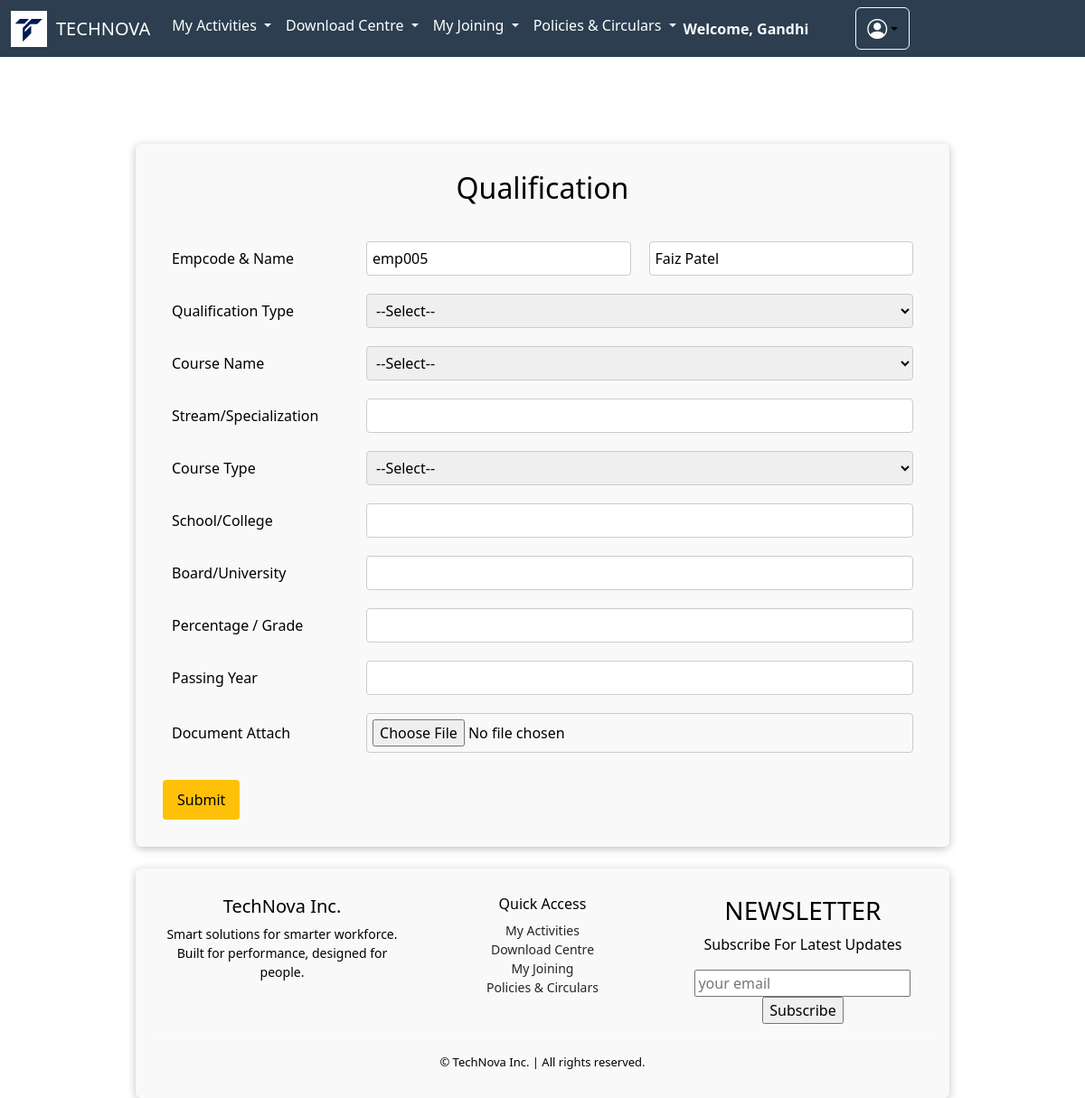
Before: /qualification/ (signed in) with the older database file.
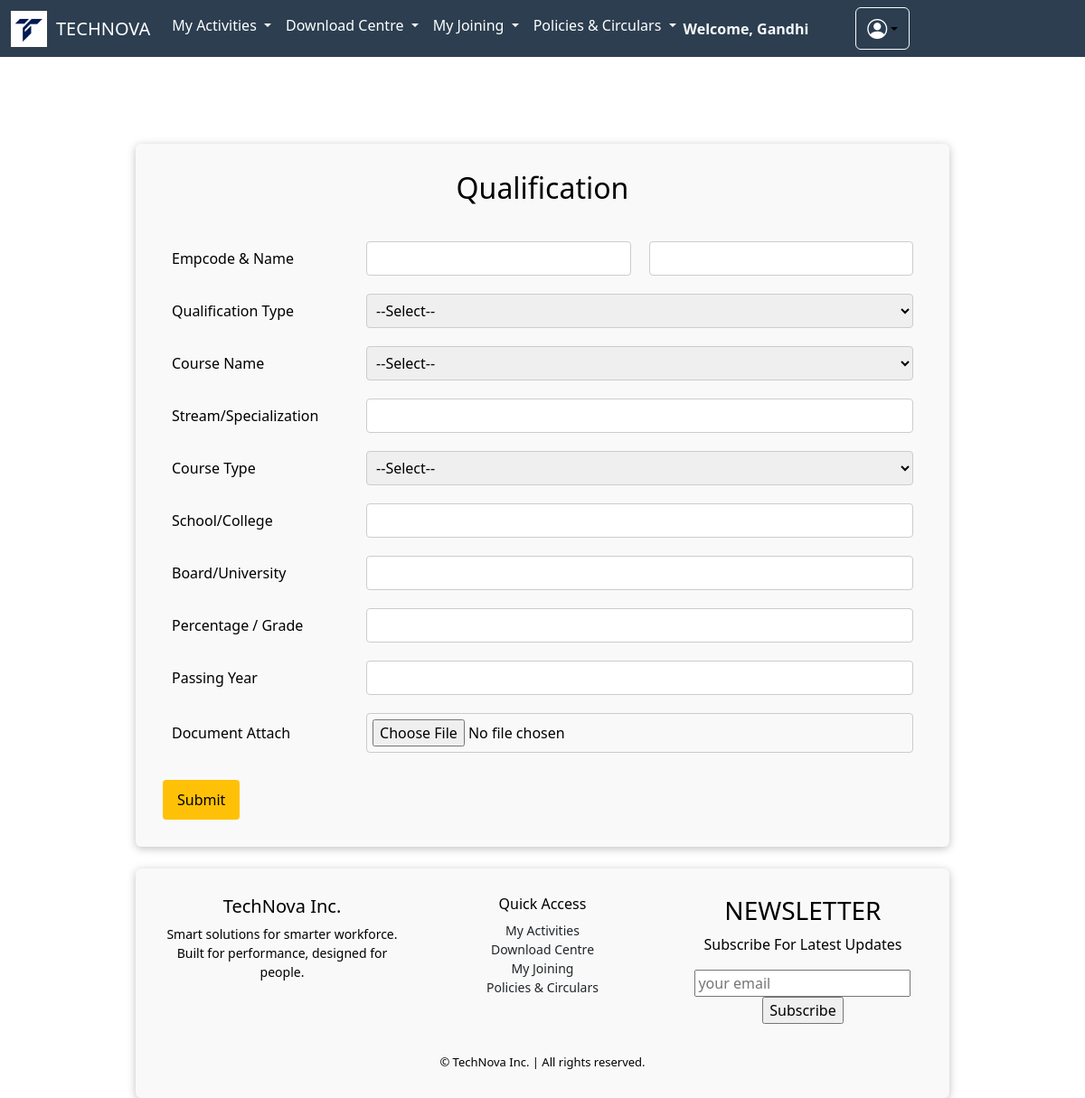
After: the same page with the newer database file.
### apps/dashboard/models.py (models this page shows, shortened)
class BaseClass(models.Model):
    id = models.UUIDField(primary_key=True, default=uuid.uuid4, editable=False)
    created_at = models.DateTimeField(auto_now_add=True)
    updated_at = models.DateTimeField(auto_now=True)
    class Meta:
        abstract = True

class Employee(BaseClass):
    employee_id = models.CharField(max_length=10, unique=True, blank=True)
    first_name = models.CharField(max_length=255,null=False,blank=False)
    last_name = models.CharField(max_length=255,null=False,blank=False)
    company_email = models.EmailField(unique=True,null=False,blank=False)
    pvt_email = models.EmailField(unique=True,null=False,blank=False)
    mobile = models.CharField(max_length=15,null=False,blank=False)
    password = models.CharField(max_length=8, blank=True,null=False)
    doj = models.DateField(verbose_name="Date of Joining",null=False,blank=False)
    dob = models.DateField(verbose_name="Date of Birth", default="2000-01-01")
    location = models.CharField(max_length=100, blank=True, null=True)
    designation = models.CharField(max_length=100, blank=True, null=True)
    department = models.CharField(max_length=100, blank=True, null=True)
    manager = models.CharField(max_length=100, blank=True, null=True)
    photo = models.ImageField(upload_to='employee_photos/', default='default.jpg')

### apps/dashboard/views.py (the view, shortened to what this page needs)
# urls.py: path('qualification/', qualification_form, name='qualification'),
def qualification_form(request):
    employee_id = request.session.get('employee_id')
    employee = Employee.objects.filter(employee_id=employee_id).first()  # Use session or login in real case
    return render(request, 'dashboard/qualification_form.html', {'employee': employee})

### apps/dashboard/templates/dashboard/qualification_form.html (shortened to what this page needs)
{% extends 'dashboard/basetwo.html' %}
{% block body %}
<br></br>
<div class="container">
    <h2>Qualification</h2>
    <form method="POST" enctype="multipart/form-data">
        <table>
            <tr>
                <td>Empcode & Name</td>
                <td><input type="text" value="{{ employee.employee_id }}" readonly></td>
                <td><input type="text" value="{{ employee.first_name }} {{ employee.last_name }}" readonly></td>
            </tr>
            <tr>
                <td>Qualification Type</td>
                <td colspan="2">
                    <select name="qualification_type" required>
                        <option value="">--Select--</option>
                    </select>
                </td>
            </tr>
            <tr>
                <td>Course Name</td>
                <td colspan="2">
                    <select name="course_name" required>
                        <option value="">--Select--</option>
                    </select>
                </td>
            </tr>
            <tr>
                <td>Stream/Specialization</td>
                <td colspan="2"><input type="text" name="specialization"></td>
            </tr>
            <tr>
                <td>Course Type</td>
                <td colspan="2">
                    <select name="course_type" required>
                        <option value="">--Select--</option>
                    </select>
                </td>
            </tr>
            <tr>
                <td>School/College</td>
                <td colspan="2"><input type="text" name="school_college" required></td>
            </tr>
            <tr>
                <td>Board/University</td>
                <td colspan="2"><input type="text" name="board_university" required></td>
            </tr>
            <tr>
                <td>Percentage / Grade</td>
                <td colspan="2"><input type="text" name="percentage" required></td>
            </tr>
            <tr>
                <td>Passing Year</td>
                <td colspan="2"><input type="text" name="passing_year" required></td>
            </tr>
            <tr>
                <td>Document Attach</td>
                <td colspan="2"><input type="file" name="document"></td>
            </tr>
        </table>
        <button type="submit" class="submit-btn">Submit</button>
    </form>
</div>
{% endblock %}

Changed rows visible on the page:
removed Employee: employee_id "emp005", first_name "Faiz Patel"
